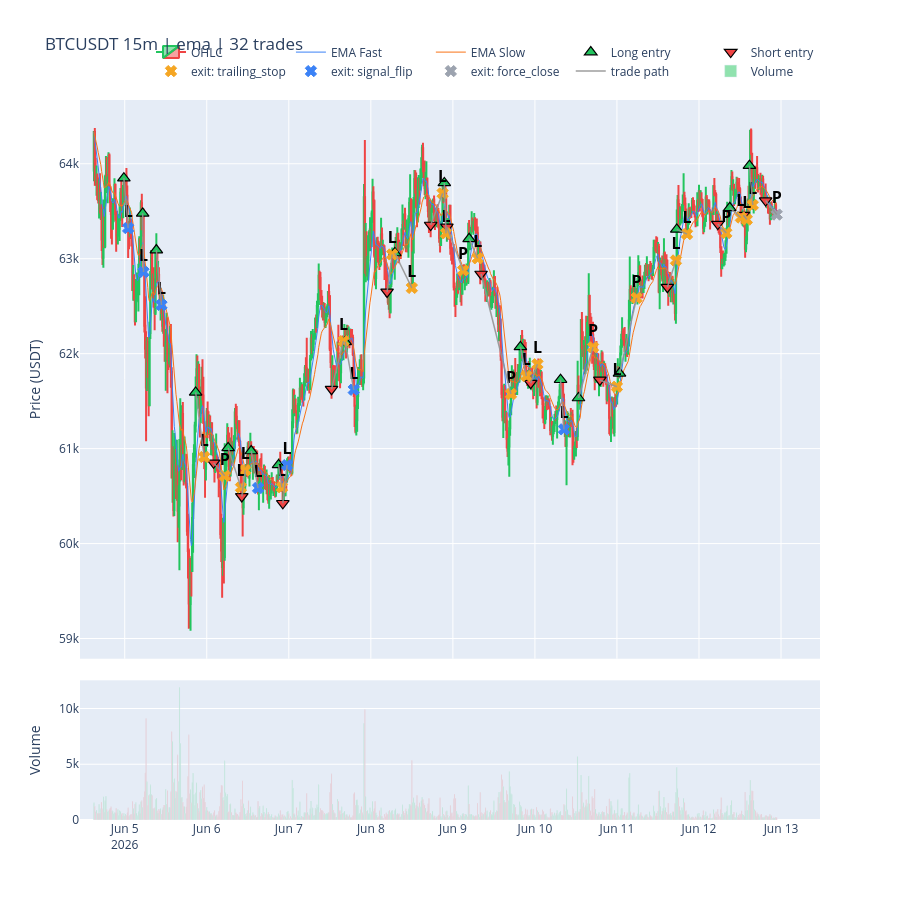

The code cell stored with this chart in its notebook:
### Code cell
# EMA + RSI strategy chart — exits coloured by reason (P&L on hover) + entry→exit paths.
prepared = strategy.prepare(df)
build_chart(
    prepared, trades=result.trades,
    title=f"{SYMBOL} {INTERVAL}m | {strategy.name} | {result.total_trades} trades",
).show()

### Figure 1 — Plotly figure (JSON) as saved in the notebook; plotly's stock layout.template omitted (floating-point values rounded to 4 significant figures; data arrays with more than 128 entries replaced by an {"elided": "..."} marker saying what was removed)
{"data": [{"close": {"elided": "800 float values"}, "decreasing": {"line": {"color": "#ef4444"}}, "high": {"elided": "800 float values"}, "increasing": {"line": {"color": "#22c55e"}}, "low": {"elided": "800 float values"}, "name": "OHLC", "open": {"elided": "800 float values"}, "type": "candlestick", "x": {"elided": "800 str values"}, "xaxis": "x", "yaxis": "y"}, {"hovertemplate": "EMA Fast<br>%{x}<br>%{y:,.2f}<extra></extra>", "line": {"color": "#3b82f6", "width": 1}, "mode": "lines", "name": "EMA Fast", "type": "scatter", "x": {"elided": "800 str values"}, "xaxis": "x", "y": {"elided": "800 float values"}, "yaxis": "y"}, {"hovertemplate": "EMA Slow<br>%{x}<br>%{y:,.2f}<extra></extra>", "line": {"color": "#f97316", "width": 1}, "mode": "lines", "name": "EMA Slow", "type": "scatter", "x": {"elided": "800 str values"}, "xaxis": "x", "y": {"elided": "800 float values"}, "yaxis": "y"}, {"hovertemplate": "%{x}<br>long entry %{y:,.2f}<extra></extra>", "marker": {"color": "#22c55e", "line": {"color": "black", "width": 1.2}, "size": 11, "symbol": "triangle-up"}, "mode": "markers", "name": "Long entry", "type": "scatter", "x": ["2026-06-04T23:45:00+00:00", "2026-06-05T05:15:00+00:00", "2026-06-05T09:15:00+00:00", "2026-06-05T20:45:00+00:00", "2026-06-06T06:15:00+00:00", "2026-06-06T13:00:00+00:00", "2026-06-06T21:00:00+00:00", "2026-06-07T16:30:00+00:00", "2026-06-08T07:00:00+00:00", "2026-06-08T21:30:00+00:00", "2026-06-09T04:45:00+00:00", "2026-06-09T19:45:00+00:00", "2026-06-10T07:30:00+00:00", "2026-06-10T12:45:00+00:00", "2026-06-11T00:45:00+00:00", "2026-06-11T17:30:00+00:00", "2026-06-12T09:00:00+00:00", "2026-06-12T14:45:00+00:00"], "xaxis": "x", "y": [63850.0, 63480.0, 63090.0, 61590.0, 61010.0, 60970.0, 60828, 62120.0, 63060.0, 63800.0, 63210.0, 62070.0, 61730.0, 61530.0, 61790.0, 63310.0, 63540.0, 63980.0], "yaxis": "y"}, {"hovertemplate": "%{x}<br>short entry %{y:,.2f}<extra></extra>", "marker": {"color": "#ef4444", "line": {"color": "black", "width": 1.2}, "size": 11, "symbol": "triangle-down"}, "mode": "markers", "name": "Short entry", "type": "scatter", "x": ["2026-06-06T02:00:00+00:00", "2026-06-06T10:15:00+00:00", "2026-06-06T22:15:00+00:00", "2026-06-07T12:30:00+00:00", "2026-06-08T04:45:00+00:00", "2026-06-08T17:30:00+00:00", "2026-06-08T22:15:00+00:00", "2026-06-09T08:15:00+00:00", "2026-06-09T22:45:00+00:00", "2026-06-10T19:00:00+00:00", "2026-06-11T14:45:00+00:00", "2026-06-12T05:30:00+00:00", "2026-06-12T13:00:00+00:00", "2026-06-12T19:30:00+00:00"], "xaxis": "x", "y": [60850.0, 60500.0, 60420.0, 61630.0, 62650.0, 63355, 63330.0, 62840.0, 61690.0, 61720.0, 62700.0, 63370.0, 63460.0, 63610.0], "yaxis": "y"}, {"customdata": [[-122.5], [10.42], [-80.38], [-57.59], [-50.7], [-94.14], [-75.03], [-70.34], [-64.62], [-95.2], [60.31], [-44.48], [189.1], [-61.48], [-44.4], [74.8], [-0.42], [116.6], [-56.86], [-19.77], [2.98], [-28.13], [-4.7], [-76.74]], "hovertemplate": "%{x}<br>exit (trailing_stop) %{y:,.2f}<br>P&L %{customdata[0]:+.2f} bps<extra></extra>", "marker": {"color": "#f5a623", "line": {"color": "#f5a623", "width": 1}, "size": 10, "symbol": "x"}, "mode": "markers+text", "name": "exit: trailing_stop", "text": ["<b>L</b>", "<b>P</b>", "<b>L</b>", "<b>L</b>", "<b>L</b>", "<b>L</b>", "<b>L</b>", "<b>L</b>", "<b>L</b>", "<b>L</b>", "<b>P</b>", "<b>L</b>", "<b>P</b>", "<b>L</b>", "<b>L</b>", "<b>P</b>", "<b>L</b>", "<b>P</b>", "<b>L</b>", "<b>L</b>", "<b>P</b>", "<b>L</b>", "<b>L</b>", "<b>L</b>"], "textfont": {"color": "black", "size": 16}, "textposition": "top center", "type": "scatter", "x": ["2026-06-05T23:15:00+00:00", "2026-06-06T05:15:00+00:00", "2026-06-06T10:00:00+00:00", "2026-06-06T11:15:00+00:00", "2026-06-06T22:00:00+00:00", "2026-06-07T16:00:00+00:00", "2026-06-08T06:15:00+00:00", "2026-06-08T12:00:00+00:00", "2026-06-08T21:00:00+00:00", "2026-06-08T22:00:00+00:00", "2026-06-09T03:00:00+00:00", "2026-06-09T07:15:00+00:00", "2026-06-09T17:00:00+00:00", "2026-06-09T21:30:00+00:00", "2026-06-10T00:45:00+00:00", "2026-06-10T17:00:00+00:00", "2026-06-11T00:00:00+00:00", "2026-06-11T05:45:00+00:00", "2026-06-11T17:15:00+00:00", "2026-06-11T20:30:00+00:00", "2026-06-12T08:00:00+00:00", "2026-06-12T12:15:00+00:00", "2026-06-12T14:00:00+00:00", "2026-06-12T15:45:00+00:00"], "xaxis": "x", "y": [60910.0, 60710.0, 60590.0, 60772, 60590.0, 62130.0, 63045, 62690.0, 63690.0, 63270.0, 62880.0, 63000.0, 61580.0, 61760.0, 61890.0, 62070.0, 61650.0, 62590.0, 62980.0, 63260.0, 63270.0, 63430.0, 63410.0, 63570.0], "yaxis": "y"}, {"customdata": [[-94.46], [-109.3], [-103.6], [-75.94], [-78.48], [-93.24], [-96.6]], "hovertemplate": "%{x}<br>exit (signal_flip) %{y:,.2f}<br>P&L %{customdata[0]:+.2f} bps<extra></extra>", "marker": {"color": "#3b82f6", "line": {"color": "#3b82f6", "width": 1}, "size": 10, "symbol": "x"}, "mode": "markers+text", "name": "exit: signal_flip", "text": ["<b>L</b>", "<b>L</b>", "<b>L</b>", "<b>L</b>", "<b>L</b>", "<b>L</b>", "<b>L</b>"], "textfont": {"color": "black", "size": 16}, "textposition": "top center", "type": "scatter", "x": ["2026-06-05T01:00:00+00:00", "2026-06-05T05:30:00+00:00", "2026-06-05T10:45:00+00:00", "2026-06-06T15:00:00+00:00", "2026-06-06T23:30:00+00:00", "2026-06-07T19:00:00+00:00", "2026-06-10T08:30:00+00:00"], "xaxis": "x", "y": [63320.0, 62860.0, 62510.0, 60580.0, 60830.0, 61620.0, 61200.0], "yaxis": "y"}, {"customdata": [[11.19]], "hovertemplate": "%{x}<br>exit (force_close) %{y:,.2f}<br>P&L %{customdata[0]:+.2f} bps<extra></extra>", "marker": {"color": "#9ca3af", "line": {"color": "#9ca3af", "width": 1}, "size": 10, "symbol": "x"}, "mode": "markers+text", "name": "exit: force_close", "text": ["<b>P</b>"], "textfont": {"color": "black", "size": 16}, "textposition": "top center", "type": "scatter", "x": ["2026-06-12T22:45:00+00:00"], "xaxis": "x", "y": [63465], "yaxis": "y"}, {"hoverinfo": "skip", "line": {"color": "rgba(148,148,148,0.9)", "width": 1.5}, "mode": "lines", "name": "trade path", "type": "scatter", "x": ["2026-06-04T23:45:00+00:00", "2026-06-05T01:00:00+00:00", null, "2026-06-05T05:15:00+00:00", "2026-06-05T05:30:00+00:00", null, "2026-06-05T09:15:00+00:00", "2026-06-05T10:45:00+00:00", null, "2026-06-05T20:45:00+00:00", "2026-06-05T23:15:00+00:00", null, "2026-06-06T02:00:00+00:00", "2026-06-06T05:15:00+00:00", null, "2026-06-06T06:15:00+00:00", "2026-06-06T10:00:00+00:00", null, "2026-06-06T10:15:00+00:00", "2026-06-06T11:15:00+00:00", null, "2026-06-06T13:00:00+00:00", "2026-06-06T15:00:00+00:00", null, "2026-06-06T21:00:00+00:00", "2026-06-06T22:00:00+00:00", null, "2026-06-06T22:15:00+00:00", "2026-06-06T23:30:00+00:00", null, "2026-06-07T12:30:00+00:00", "2026-06-07T16:00:00+00:00", null, "2026-06-07T16:30:00+00:00", "2026-06-07T19:00:00+00:00", null, "2026-06-08T04:45:00+00:00", "2026-06-08T06:15:00+00:00", null, "2026-06-08T07:00:00+00:00", "2026-06-08T12:00:00+00:00", null, "2026-06-08T17:30:00+00:00", "2026-06-08T21:00:00+00:00", null, "2026-06-08T21:30:00+00:00", "2026-06-08T22:00:00+00:00", null, "2026-06-08T22:15:00+00:00", "2026-06-09T03:00:00+00:00", null, "2026-06-09T04:45:00+00:00", "2026-06-09T07:15:00+00:00", null, "2026-06-09T08:15:00+00:00", "2026-06-09T17:00:00+00:00", null, "2026-06-09T19:45:00+00:00", "2026-06-09T21:30:00+00:00", null, "2026-06-09T22:45:00+00:00", "2026-06-10T00:45:00+00:00", null, "2026-06-10T07:30:00+00:00", "2026-06-10T08:30:00+00:00", null, "2026-06-10T12:45:00+00:00", "2026-06-10T17:00:00+00:00", null, "2026-06-10T19:00:00+00:00", "2026-06-11T00:00:00+00:00", null, "2026-06-11T00:45:00+00:00", "2026-06-11T05:45:00+00:00", null, "2026-06-11T14:45:00+00:00", "2026-06-11T17:15:00+00:00", null, "2026-06-11T17:30:00+00:00", "2026-06-11T20:30:00+00:00", null, "2026-06-12T05:30:00+00:00", "2026-06-12T08:00:00+00:00", null, "2026-06-12T09:00:00+00:00", "2026-06-12T12:15:00+00:00", null, "2026-06-12T13:00:00+00:00", "2026-06-12T14:00:00+00:00", null, "2026-06-12T14:45:00+00:00", "2026-06-12T15:45:00+00:00", null, "2026-06-12T19:30:00+00:00", "2026-06-12T22:45:00+00:00", null], "xaxis": "x", "y": [63850.0, 63320.0, null, 63480.0, 62860.0, null, 63090.0, 62510.0, null, 61590.0, 60910.0, null, 60850.0, 60710.0, null, 61010.0, 60590.0, null, 60500.0, 60772, null, 60970.0, 60580.0, null, 60828, 60590.0, null, 60420.0, 60830.0, null, 61630.0, 62130.0, null, 62120.0, 61620.0, null, 62650.0, 63045, null, 63060.0, 62690.0, null, 63355, 63690.0, null, 63800.0, 63270.0, null, 63330.0, 62880.0, null, 63210.0, 63000.0, null, 62840.0, 61580.0, null, 62070.0, 61760.0, null, 61690.0, 61890.0, null, 61730.0, 61200.0, null, 61530.0, 62070.0, null, 61720.0, 61650.0, null, 61790.0, 62590.0, null, 62700.0, 62980.0, null, 63310.0, 63260.0, null, 63370.0, 63270.0, null, 63540.0, 63430.0, null, 63460.0, 63410.0, null, 63980.0, 63570.0, null, 63610.0, 63465, null], "yaxis": "y"}, {"marker": {"color": {"elided": "800 str values"}}, "name": "Volume", "type": "bar", "x": {"elided": "800 str values"}, "xaxis": "x2", "y": {"elided": "800 float values"}, "yaxis": "y2"}], "layout": {"height": 900, "legend": {"orientation": "h", "x": 1, "xanchor": "right", "y": 1.02, "yanchor": "bottom"}, "showlegend": true, "title": {"text": "BTCUSDT 15m | ema | 32 trades"}, "xaxis": {"anchor": "y", "domain": [0, 1], "matches": "x2", "rangeslider": {"visible": false}, "showticklabels": false}, "xaxis2": {"anchor": "y2", "domain": [0, 1]}, "yaxis": {"anchor": "x", "domain": [0.224, 1], "title": {"text": "Price (USDT)"}}, "yaxis2": {"anchor": "x2", "domain": [0, 0.194], "title": {"text": "Volume"}}}}
